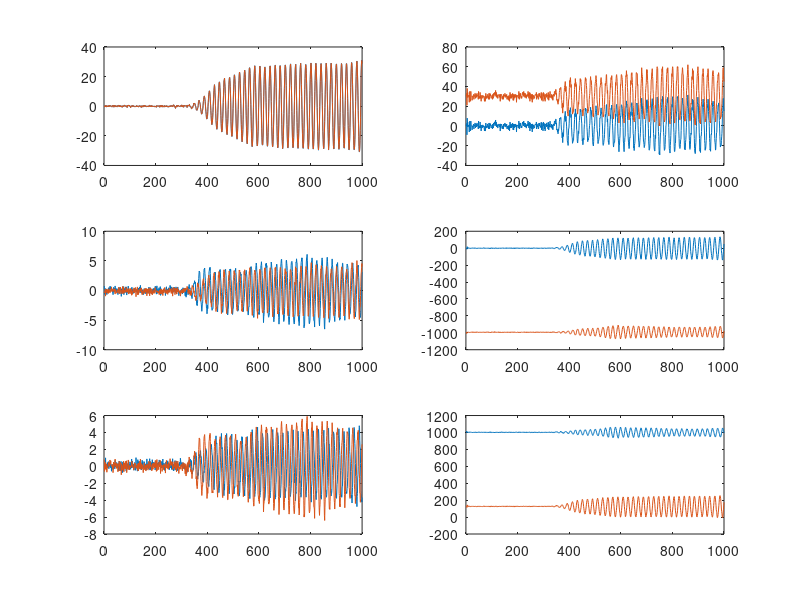
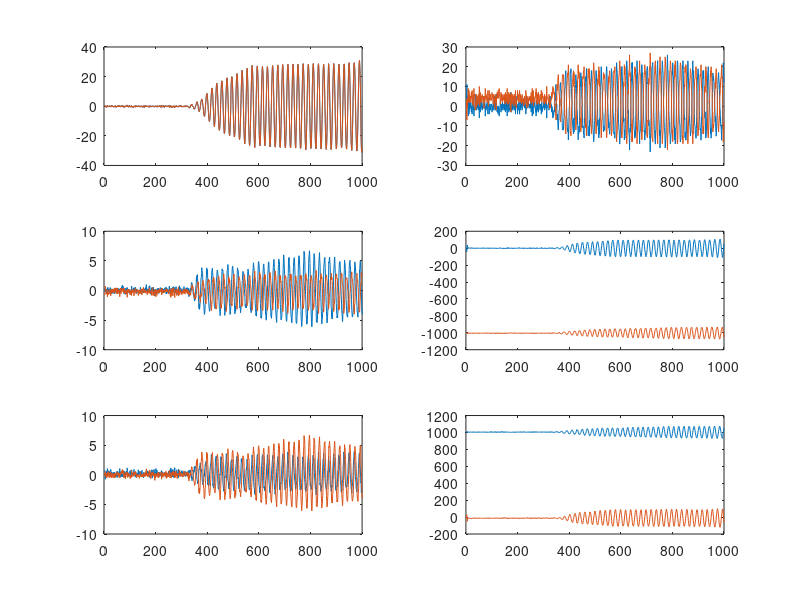
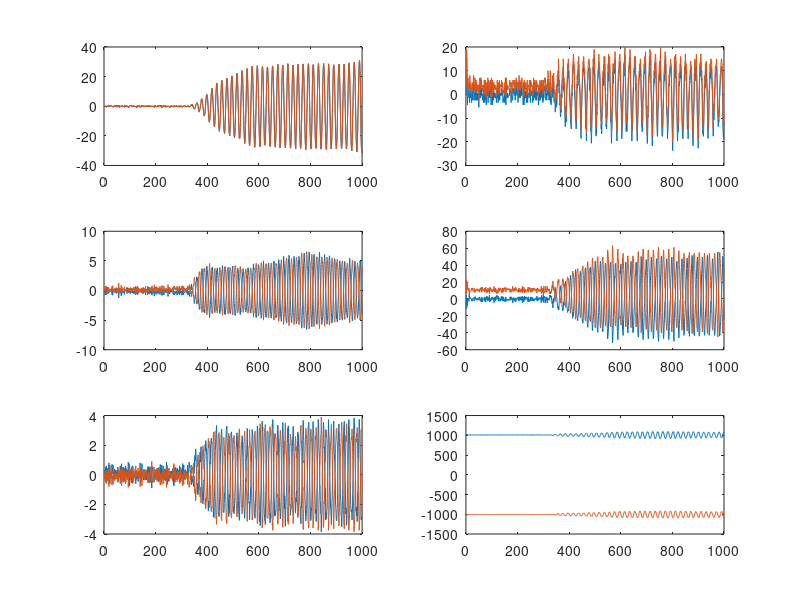
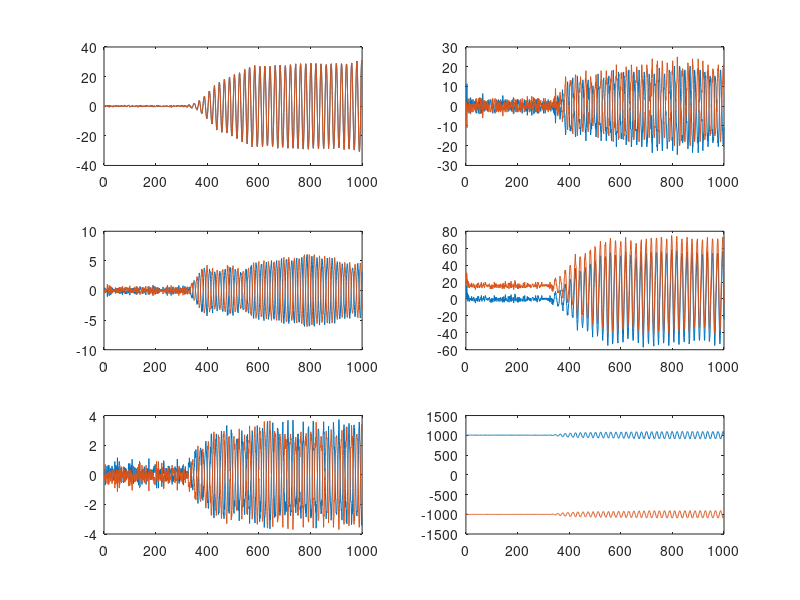

The MATLAB script that drew these images, in order: (Note: this script raises an error after producing the figures.)
%Calculates the orientation of each sensor
temp = load('IMU1_raw.mat');
imu1_raw = temp.ans;
temp = load('IMU2_raw.mat');
imu2_raw = temp.ans;
temp = load('IMU3_raw.mat');
imu3_raw = temp.ans;
temp = load('IMU4_raw.mat');
imu4_raw = temp.ans;
temp = load('oqus_measured.mat');
oqus = temp.ans;

%Translating all oqus angles from degrees to radians
oqus(5:7,:) = deg2rad(oqus(5:7,:));

%Orientation vector, roll in 1st row, pitch in 2nd row, yaw in 3rd row
orientation = [];

%Roll angle based on average measurements without movement
avg_imu = [mean(imu1_raw(5,1:495)), mean(imu2_raw(5,1:495)), mean(imu3_raw(5,1:495)), mean(imu4_raw(5,1:495)); ...
    mean(imu1_raw(6,1:495)), mean(imu2_raw(6,1:495)), mean(imu3_raw(6,1:495)), mean(imu4_raw(6,1:495)); ...
    mean(imu1_raw(7,1:495)), mean(imu2_raw(7,1:495)), mean(imu3_raw(7,1:495)), mean(imu4_raw(7,1:495))];
orientation(1,:) = [atan2(avg_imu(2,1),avg_imu(3,1)), atan2(avg_imu(2,2),avg_imu(3,2)), ...
    atan2(avg_imu(2,3),avg_imu(3,3)), atan2(avg_imu(2,4),avg_imu(3,4))];
orientation(2,:) = [asin(-avg_imu(1,1)/(avg_imu(:,1)'*avg_imu(:,1))^(1/2)), asin(-avg_imu(1,2)/(avg_imu(:,2)'*avg_imu(:,2))^(1/2)), ...
    asin(-avg_imu(1,3)/(avg_imu(:,3)'*avg_imu(:,3))^(1/2)), asin(-avg_imu(1,4)/(avg_imu(:,4)'*avg_imu(:,4))^(1/2))];
orientation(3,:) = [0, pi(), 0, pi()];

%Assuming yaw angle is close to 0 or 180 degrees offset from ship yaw, the
%rotation matrix is set to
R1 = zeros(3,3);
R2 = zeros(3,3);
R3 = zeros(3,3);
R4 = zeros(3,3);
J1 = zeros(3,3);
J2 = J1;
J3 = J2;
J4 = J3;


for i = 1:4
    eval(sprintf('R%i = [cos(orientation(3,i))*cos(orientation(2,i)), -sin(orientation(3,i))*cos(orientation(2,i))+cos(orientation(3,i))*sin(orientation(2,i))*sin(orientation(1,i)), sin(orientation(3,i))*sin(orientation(1,i))+cos(orientation(3,i))*cos(orientation(1,i))*sin(orientation(2,i)); sin(orientation(3,i))*cos(orientation(2,i)), cos(orientation(3,i))*cos(orientation(1,i))+sin(orientation(3,i))*sin(orientation(2,i))*sin(orientation(1,i)), -cos(orientation(3,i))*sin(orientation(1,i))+sin(orientation(2,i))*sin(orientation(3,i))*cos(orientation(1,i));-sin(orientation(2,i)), cos(orientation(2,i))*sin(orientation(1,i)), cos(orientation(1,i))*cos(orientation(2,i))];',i));
    eval(sprintf('J%i = [1, sin(orientation(1,i))*tan(orientation(2,i)), cos(orientation(1,i))*tan(orientation(2,i)); 0, cos(orientation(1,i)), -sin(orientation(1,i)); 0, sin(orientation(1,i))/cos(orientation(2,i)), cos(orientation(1,i))/cos(orientation(2,i))];',i));
end

Rot1 = blkdiag(J1, R1);
Rot2 = blkdiag(J2, R2);
Rot3 = blkdiag(J3, R3);
Rot4 = blkdiag(J4, R4);

Rot = struct('imu1', Rot1, 'imu2', Rot2, 'imu3', Rot3, 'imu4', Rot4);

for i = 1:4
    eval(sprintf('r = J%i*imu%i_raw(2:4,1:1000);',i,i));
    eval(sprintf('a = R%i*imu%i_raw(5:7,1:1000);',i,i));
    figure(i)
    eval(sprintf('subplot(3,2,1); plot(r(1,:)); hold on; plot(imu%i_raw(2,1:1000));',i))
    eval(sprintf('subplot(3,2,3); plot(r(2,:)); hold on; plot(imu%i_raw(3,1:1000));',i))
    eval(sprintf('subplot(3,2,5); plot(r(3,:)); hold on; plot(imu%i_raw(4,1:1000));',i))
    eval(sprintf('subplot(3,2,2); plot(a(1,:)); hold on; plot(imu%i_raw(5,1:1000));',i))
    eval(sprintf('subplot(3,2,4); plot(a(2,:)); hold on; plot(imu%i_raw(6,1:1000));',i))
    eval(sprintf('subplot(3,2,6); plot(a(3,:)); hold on; plot(imu%i_raw(7,1:1000));',i))
end

%Estimation of angular rate, modeling a LTI system in Kalman Filter

omega = [];

for i = 1:5:(length(oqus)-rem(length(oqus),5))
    omega(i) = mean(oqus(5,i:i+4)/0.01);
end
figure()
plot(omega)

%State variable = [angle, ang_rate, ang_acc]'
A = eye(9);
A(1:3,4:6) = 0.01*eye(3);
A(1:3,7:9) = 1/2*0.01^2*eye(3);
A(4:6,7:9) = 0.01*eye(3);
C = [eye(3), zeros(3,6)];

x = zeros(9,1);
P = eye(9);

Q = blkdiag(10^-6*eye(6), 10^-3.5*eye(3));
R = 0.005*eye(3);

omega_hat = [];
lambda = 1;
tracern = [];

K = blkdiag(eye(3), zeros(6,6));

for i = 1:length(oqus)
    %Prediction
    x = A*x; %x_(k,k-1)=A*x_(k-1,k-1)
    P_prev = P; %P_(k-1,k-1)
    P = 1.2*A*P*A'+Q; %P_(k,k-1)=A*P_(k-1,k-1)*..
    
    %Optimal forgetting factor
    M = C*A*P_prev*A'*C';
    N = C*P*C'-C*Q*C';
    lambda = max(1, trace(N*inv(M)));
    tracern(i) = trace(N*inv(M));
    
    %Kalman gain
    K = P*C'*inv(C*P*C'+R); %K_k = P_(k,k-1)
    
    %Update
    x = x + K*(oqus(5:7,i)-C*x); %x_(k,k) = x_(k,k-1)
    omega_hat(:,i) = x;
    P = (eye(9)-K*C)*P; %P_(k,k) = P_(k,k-1)
end
figure()
subplot(3,1,1);plot(omega_hat(1,:));hold on;plot(oqus(5,:));
subplot(3,1,2);plot(omega_hat(2,:));hold on;plot(oqus(6,:));
subplot(3,1,3);plot(omega_hat(3,:));hold on;plot(oqus(7,:));

%Estimating velocity using Taylor Series Expansion, v=[vk, vb0, vb1..]'
v = zeros(6,length(oqus));

T = 0.01;

for i = 3:2:length(oqus)-1
    vb0 = (oqus(5,i)-oqus(5,i-2))/T;
    vb1 = (v(2,i)-v(2,i-2))/T;
    vb2 = (v(3,i)-v(3,i-2))/T;
    vb3 = (v(4,i)-v(4,i-2))/T;
    vb4 = (v(5,i)-v(5,i-2))/T;
    vk = vb0 + vb1*T + 1/2*vb2*T^2 + 1/6*vb3*T^3 + 1/24*vb4*T^4;
    v(1:6,i) = [vk; vb0; vb1; vb2; vb3; vb4];
end
figure()
plot(v(1,:))

%Translating all accelerations to CO
%State vector x = [p, v, g, b_l, w, b_w]' according to Kjerstad

%Measured position of each IMU relative center of gravity defined in Quali

l1 = [-465, -184, -80];
l2 = [-244, 184, -140];
l3 = [740, 130, -235];
l4 = [450, -160, -235];

H1 = Hmatrix(l1);
H2 = Hmatrix(l2);
H3 = Hmatrix(l3); 
H4 = Hmatrix(l4);

S1 = Smtrx(l1);
S2 = Smtrx(l2);
S3 = Smtrx(l3);
S4 = Smtrx(l4); 

G = [eye(3), -S1, H1; eye(3), -S2, H2; eye(3), -S3, H3; eye(3), -S4, H4];

%Initial states
p0 = Smtrx(omega_hat(1:3,100))*oqus(2:4,1);
x = [p0', zeros(1,15)]';
P = eye(18);

%Selection matrices
B1 = [eye(3), zeros(3,9)];
B2 = [zeros(3,3), eye(3), zeros(3,6)];

C = [eye(3), zeros(3,15); zeros(3,12), eye(3), zeros(3,3)];
D = zeros(6,12);

%Covariance matrices for Kalman Filter
Q = 0*eye(18);
R = 10^-2*eye(6);

%Acceleration output
accel_hat = [];
z = [];

j = 1;          %Counter for oqus measurements
for i = 1:length(imu1_raw)
    a_m = [imu1_raw(5:7,i); imu2_raw(5:7,i); imu3_raw(5:7,i); imu4_raw(5:7,i)];
    while imu1_raw(1,i) ~= oqus(1,j) %Finding corresponding oqus measurement
        j = j+1;
    end
    
    %System matrix
    A = [-Smtrx(omega_hat(4:6,j)), eye(3), zeros(3,12);...
        zeros(3,3), -Smtrx(omega_hat(4:6,j)), -eye(3), -eye(3), zeros(3,6);...
        zeros(3,6), -Smtrx(omega_hat(4:6,j)), zeros(3,9);...
        zeros(3,18); zeros(3,15), eye(3); zeros(3,18)];
    %Gain matrix
    BG = [zeros(3,12); B1; zeros(6,12); B2; zeros(3,12)]*inv(G);
    
    z(:,i) = inv(G)*a_m;
    
    %Discretization manually
    disc = 0.05.*[A, BG; zeros(12,30)];
    disc_exp = expm(disc);
    A_disc = disc_exp(1:18,1:18);
    B_disc = disc_exp(1:18, 19:30);
    
    sysc = ss(A, BG, C, D, 0.05);
    %sysd = c2d(sysc, 0.05);
    
    K = P*C'*inv(C*P*C'+R);
    y = [Rzyx(omega_hat(1,j),omega_hat(2,j),omega_hat(3,j))*oqus(2:4,j);omega_hat(4:6,j)];
    x = x+K*(y - C*x);
    accel_hat(:,i) = x;
    P = (eye(18)-K*C)*P*(eye(18)-K*C)'+K*R*K';
    %Predicting next state
    x = A_disc*x+B_disc*a_m;
    P = A_disc*P*A_disc'+Q;
end

%Plotting results
%figure()
%subplot(3,1,1); plot(